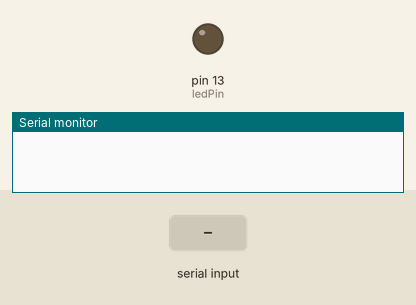
Simulated run of this sketch. Board: Arduino Uno, built with avr-gcc and run on an emulated ATmega328P. Shown: output pins drawn as LEDs (lit = HIGH), the last lines printed to the serial monitor. The inputs (shaded band) are chosen by the test bench.

Above: at 1.2 s.
1.3 s: "FF" received over the second serial link
At 1.9 s:
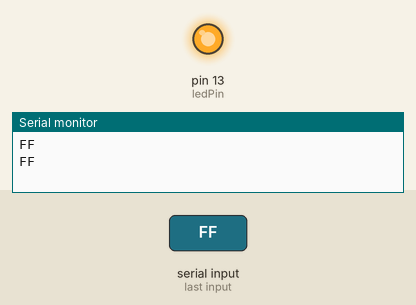
2.8 s: "BB" received over the second serial link
At 3.1 s:
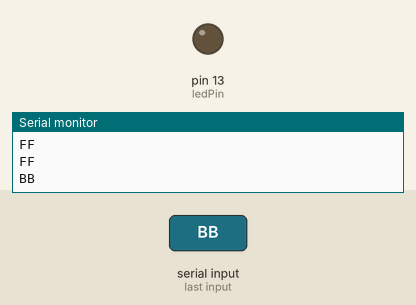
Timing chart, 0 to 5.8 s (numbered marks = the images above; inputs shaded):
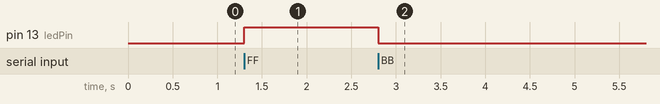

The sketch:

Car_Project.ino
```cpp
#include <SoftwareSerial.h>

// Create a software serial object for the Bluetooth module
SoftwareSerial BTserial(2,3); // RX, TX

#define mpin00 8
#define mpin01 9
#define mpin10 10
#define mpin11 11

// LED pin
const int ledPin = 13;

void setup() {
  Serial.begin(9600); // start the serial communication for debugging
  BTserial.begin(9600); // start the serial communication for the Bluetooth module
  pinMode(ledPin, OUTPUT); // set the LED pin as an output
}

void loop() {
  if (BTserial.available()) {
    String receivedData = "";
    while(BTserial.available()){
      receivedData += (char)BTserial.read();
      delay(2);
    }
    // check if the received data is "turnOn"
    if (receivedData == "FF") {
      //the car goes forwards
      digitalWrite(ledPin, HIGH);
      digitalWrite(8, LOW);
      digitalWrite(9, HIGH);
      digitalWrite(10, LOW);
      digitalWrite(11, HIGH);
      Serial.println(receivedData);
    }
    // check if the received data is "turnOff"
    if (receivedData == "BB") {
      //the car goes backwards
      digitalWrite(ledPin, LOW);
      digitalWrite(8, HIGH);
      digitalWrite(9, LOW);
      digitalWrite(10, HIGH);
      digitalWrite(11, LOW);
    }

    if (receivedData == "LL") {
      //the car goes left
      digitalWrite(ledPin, LOW);
      digitalWrite(8, HIGH);
      digitalWrite(9, LOW);
      digitalWrite(10, LOW);
      digitalWrite(11, LOW);
    }

    if (receivedData == "RR") {
      //the car goes left
      digitalWrite(ledPin, LOW);
      digitalWrite(8, LOW);
      digitalWrite(9, LOW);
      digitalWrite(10, LOW);
      digitalWrite(11, HIGH);
    }

    if(receivedData == "SS"){
      //the car stops
      digitalWrite(8, LOW);
      digitalWrite(9, LOW);
      digitalWrite(10, LOW);
      digitalWrite(11, LOW);
    }
    Serial.println(receivedData); // print the received data to the serial monitor for debugging
  }
}
```

Measured:
- after the input at 1.3 s, pin 13 (ledPin): LOW → HIGH at once
- after the input at 2.8 s, pin 13 (ledPin): HIGH → LOW at once
